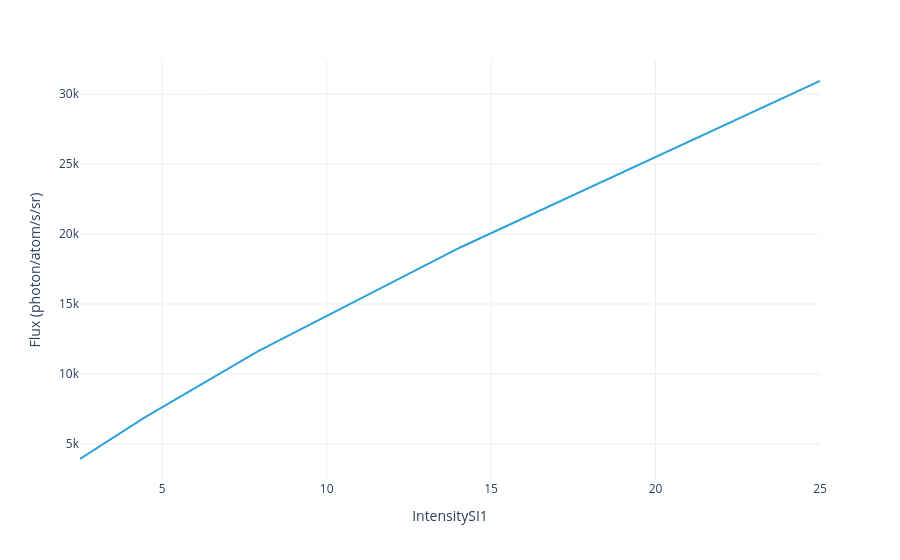

The code cell stored with this chart in its notebook:
### Code cell
model.integrated_flux(sol).visualize()

### Figure 1 — Plotly figure (JSON) as saved in the notebook; plotly's stock layout.template omitted (floating-point values rounded to 4 significant figures)
{"data": [{"hovertemplate": "IntensitySI1=%{x}<br>Flux (photon/atom/s/sr)=%{y}<extra></extra>", "legendgroup": "", "line": {"color": "#2fa1da", "dash": "solid"}, "marker": {"symbol": "circle"}, "mode": "lines", "name": "", "orientation": "v", "showlegend": false, "type": "scatter", "x": [2.5, 4.446, 7.906, 14.06, 25.0], "xaxis": "x", "y": [3919.0, 6862.0, 11610.0, 19040.0, 30950.0], "yaxis": "y"}], "layout": {"legend": {"title": {}, "tracegroupgap": 0}, "margin": {"t": 60}, "xaxis": {"anchor": "y", "domain": [0, 1], "title": {"text": "IntensitySI1"}}, "yaxis": {"anchor": "x", "domain": [0, 1], "title": {"text": "Flux (photon/atom/s/sr)"}}}}
